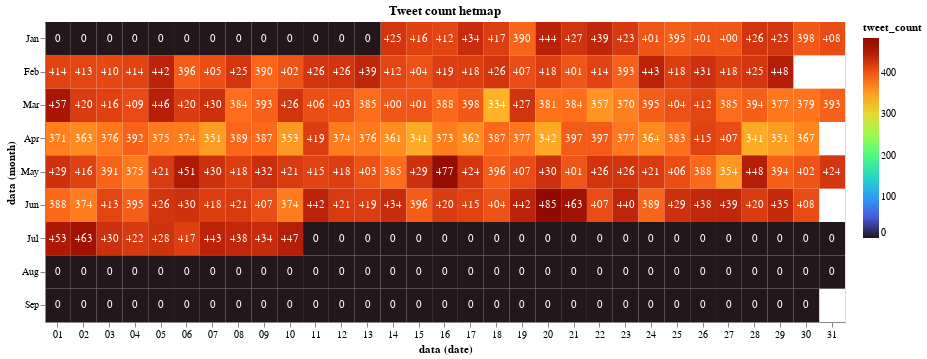

The code cell stored with this chart in its notebook:
### Markdown cell above
The heatmap is created and visualized through the 'altair_viewer':

### Code cell
chart = alt.Chart(
    df,
    title="Tweet count hetmap"
).mark_rect().encode(
    x='date(data):O',
    y='month(data):O',
    color=alt.Color('tweet_count:Q', scale=alt.Scale(scheme="turbo")),
    tooltip=[
        alt.Tooltip('monthdate(data):T', title='Date'),
        alt.Tooltip('tweet_count:Q', title='Tweet Count')
    ]
).properties(width=800, height=300)

# Configure text
text = chart.mark_text(baseline='middle').encode(
    text='tweet_count:Q',
    color=alt.condition(
        alt.datum.num_cars > 100,
        alt.value('black'),
        alt.value('white')
    )
)

chart + text

### Figure 1 — Vega-Lite specification as saved in the notebook (floating-point values rounded to 4 significant figures; data arrays with more than 128 entries replaced by an {"elided": "..."} marker saying what was removed)
{"config": {"view": {"continuousWidth": 400, "continuousHeight": 300}}, "layer": [{"mark": "rect", "encoding": {"color": {"type": "quantitative", "field": "tweet_count", "scale": {"scheme": "turbo"}}, "tooltip": [{"type": "temporal", "field": "data", "timeUnit": "monthdate", "title": "Date"}, {"type": "quantitative", "field": "tweet_count", "title": "Tweet Count"}], "x": {"type": "ordinal", "field": "data", "timeUnit": "date"}, "y": {"type": "ordinal", "field": "data", "timeUnit": "month"}}, "height": 300, "title": "Tweet count hetmap", "width": 800}, {"mark": {"type": "text", "baseline": "middle"}, "encoding": {"color": {"condition": {"value": "black", "test": "(datum.num_cars > 100)"}, "value": "white"}, "text": {"type": "quantitative", "field": "tweet_count"}, "tooltip": [{"type": "temporal", "field": "data", "timeUnit": "monthdate", "title": "Date"}, {"type": "quantitative", "field": "tweet_count", "title": "Tweet Count"}], "x": {"type": "ordinal", "field": "data", "timeUnit": "date"}, "y": {"type": "ordinal", "field": "data", "timeUnit": "month"}}, "height": 300, "title": "Tweet count hetmap", "width": 800}], "data": {"name": "data-91a9de468bb15d41c303c262c0d51c13"}, "$schema": "https://vega.github.io/schema/vega-lite/v4.8.1.json", "datasets": {"data-91a9de468bb15d41c303c262c0d51c13": {"elided": "274 records"}}}
